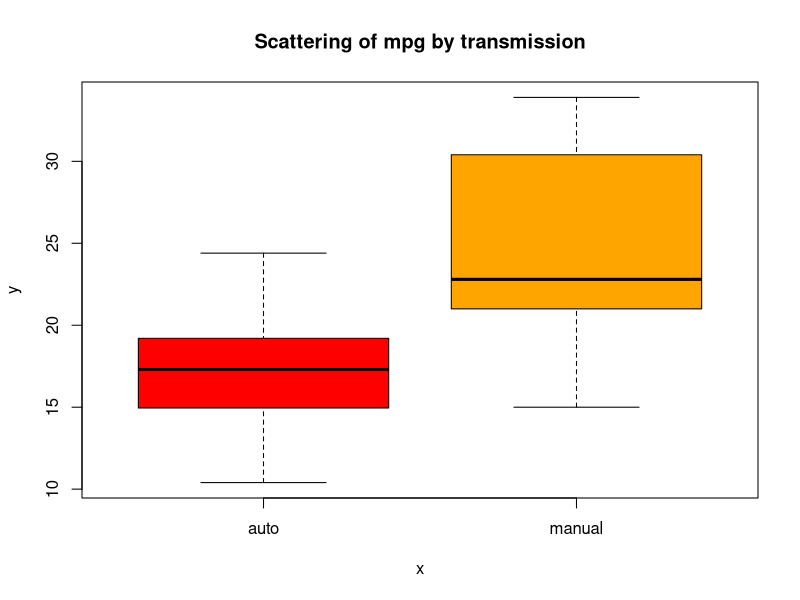
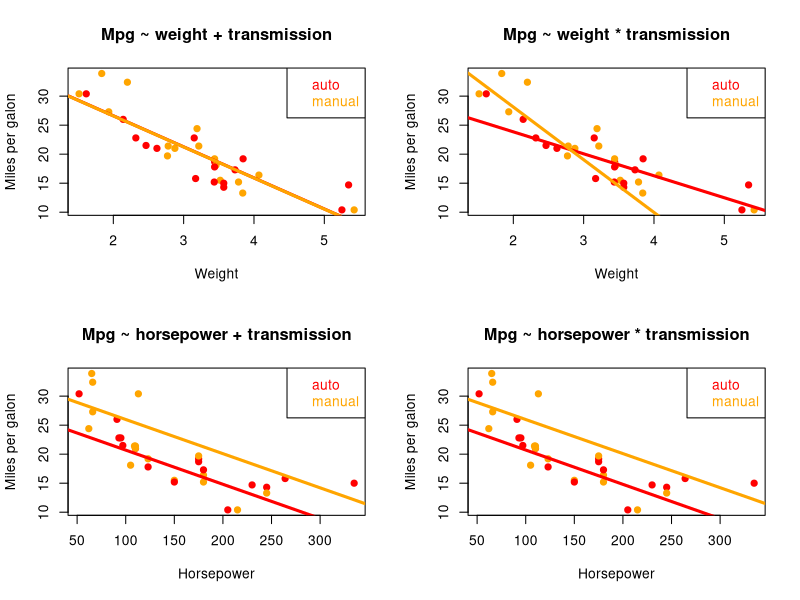
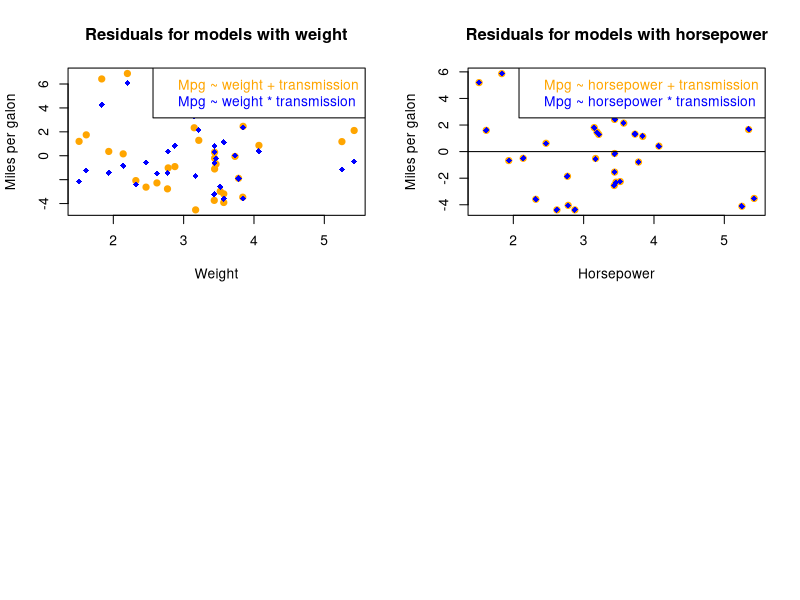

Here is the R script that generated these plots, in order:
## ---- chunk 1
data(mtcars)
mtcars$cyl <- factor(mtcars$cyl)
mtcars$am <- factor(mtcars$am)
levels(mtcars$am) <- c('auto', 'manual')
mtcars$gear <- factor(mtcars$gear)
mtcars$carb <- factor(mtcars$carb)
mtcars$vs <- factor(mtcars$vs)
levels(mtcars$vs) <- c('V', 'straight')
## ---- chunk 2
autoMtcars <- mtcars[mtcars$am == 'auto', ]
manualMtcars <- mtcars[mtcars$am == 'manual', ]

data.frame(
  model = c('Automatic', 'Manual'),
  mean = c(mean(autoMtcars$mpg), mean(manualMtcars$mpg)),
  variance = c(var(autoMtcars$mpg), var(manualMtcars$mpg))
)
## ---- chunk 3
summary.coefficients <- summary(lm(mpg ~ ., mtcars))$coefficients
summary.coefficients <- summary.coefficients[order(summary.coefficients[, 4]), ]
summary.coefficients[1:5, ]
## ---- chunk 4
wt.both.fit <- lm(mpg ~ am + wt, mtcars)
wt.interaction.fit <- lm(mpg ~ am * wt, mtcars)
hp.both.fit <- lm(mpg ~ am + hp, mtcars)
hp.interaction.fit <- lm(mpg ~ am * hp, mtcars)

data.frame(
  model = c(
    'Mpg ~ weight + transmission',
    'Mpg ~ weight * transmission',
    'Mpg ~ horsepower + transmission',
    'Mpg ~ horsepower * transmission'
  ),
  maxPValue = c(
    max(summary(wt.both.fit)$coefficient[, 4]),
    max(summary(wt.interaction.fit)$coefficient[, 4]),
    max(summary(hp.both.fit)$coefficient[, 4]),
    max(summary(hp.interaction.fit)$coefficient[, 4])
  ),
  meanPValue = c(
    mean(summary(wt.both.fit)$coefficient[, 4]),
    mean(summary(wt.interaction.fit)$coefficient[, 4]),
    mean(summary(hp.both.fit)$coefficient[, 4]),
    mean(summary(hp.interaction.fit)$coefficient[, 4])
  )
)
## ---- chunk 5
wt.both.resid <- resid(wt.both.fit)
wt.interaction.resid <- resid(wt.interaction.fit)
hp.both.resid <- resid(hp.both.fit)
hp.interaction.resid <- resid(hp.interaction.fit)

data.frame(
  model = c('Mpg ~ weight + transm', 'Mpg ~ weight * transm', 'Mpg ~ horsepower + transm', 'Mpg ~ horsepower * transm'),
  totalResiduals = c(sum(abs(wt.both.resid)), sum(abs(wt.interaction.resid)), sum(abs(hp.both.resid)), sum(abs(hp.interaction.resid))),
  meanResiduals = c(mean(wt.both.resid), mean(wt.interaction.resid), mean(hp.both.resid), mean(hp.interaction.resid)),
  varianceResiduals = c(var(wt.both.resid), var(wt.interaction.resid), var(hp.both.resid), var(hp.interaction.resid))
)
## ---- chunk 6
plot(mtcars$am, mtcars$mpg, col = c('red', 'orange'), main = 'Scattering of mpg by transmission')
## ---- chunk 7
summary(wt.both.fit)$coefficient
## ---- chunk 8
summary(wt.interaction.fit)$coefficient
## ---- chunk 9
summary(hp.both.fit)$coefficient
## ---- chunk 10
summary(hp.interaction.fit)$coefficient
## ---- chunk 11
par(mfrow = c(2, 2))
plot(mpg ~ wt, data = mtcars, pch = 19, col = c('red', 'orange'), main = 'Mpg ~ weight + transmission', xlab = 'Weight', ylab = 'Miles per galon')
abline(wt.both.fit$coef[1], wt.both.fit$coef[3], lwd = 3, col = 'red')
abline(wt.both.fit$coef[1] + wt.both.fit$coef[2], wt.both.fit$coef[3], lwd = 3, col = 'orange')
legend('topright', legend = levels(mtcars$am), text.col = c('red', 'orange'))

plot(mpg ~ wt, data = mtcars, pch = 19, col = c('red', 'orange'), main = 'Mpg ~ weight * transmission', xlab = 'Weight', ylab = 'Miles per galon')
abline(wt.interaction.fit$coef[1], wt.interaction.fit$coef[3], lwd = 3, col = 'red')
abline(
  wt.interaction.fit$coef[1] + wt.interaction.fit$coef[2],
  wt.interaction.fit$coef[3] + wt.interaction.fit$coef[4],
  lwd = 3, col = 'orange'
)
legend('topright', legend = levels(mtcars$am), text.col = c('red', 'orange'))

plot(mpg ~ hp, data = mtcars, pch = 19, col = c('red', 'orange'), main = 'Mpg ~ horsepower + transmission', xlab = 'Horsepower', ylab = 'Miles per galon')
abline(hp.both.fit$coef[1], hp.both.fit$coef[3], lwd = 3, col = 'red')
abline(hp.both.fit$coef[1] + hp.both.fit$coef[2], hp.both.fit$coef[3], lwd = 3, col = 'orange')
legend('topright', legend = levels(mtcars$am), text.col = c('red', 'orange'))

plot(mpg ~ hp, data = mtcars, pch = 19, col = c('red', 'orange'), main = 'Mpg ~ horsepower * transmission', xlab = 'Horsepower', ylab = 'Miles per galon')
abline(hp.interaction.fit$coef[1], hp.interaction.fit$coef[3], lwd = 3, col = 'red')
abline(
  hp.interaction.fit$coef[1] + hp.interaction.fit$coef[2],
  hp.interaction.fit$coef[3] + hp.interaction.fit$coef[4],
  lwd = 3, col = 'orange'
)
legend('topright', legend = levels(mtcars$am), text.col = c('red', 'orange'))
## ---- chunk 12
wt.yMin <- min(wt.both.resid, wt.interaction.resid)
wt.yMax <- max(wt.both.resid, wt.interaction.resid)

plot(mtcars$wt, wt.both.resid, col = 'orange', pch = 19, ylim = c(wt.yMin, wt.yMax), xlab = 'Weight', ylab = 'Miles per galon', main = 'Residuals for models with weight')
points(mtcars$wt, wt.interaction.resid, col = 'blue', pch = 18)
legend('topright', legend = c('Mpg ~ weight + transmission', 'Mpg ~ weight * transmission'), text.col = c('orange', 'blue'))

hp.yMin <- min(hp.both.resid, hp.interaction.resid)
hp.yMax <- max(hp.both.resid, hp.interaction.resid)

plot(mtcars$wt, hp.both.resid, col = 'orange', pch = 19, ylim = c(hp.yMin, hp.yMax), xlab = 'Horsepower', ylab = 'Miles per galon', main = 'Residuals for models with horsepower')
points(mtcars$wt, hp.interaction.resid, col = 'blue', pch = 18)
legend('topright', legend = c('Mpg ~ horsepower + transmission', 'Mpg ~ horsepower * transmission'), text.col = c('orange', 'blue'))
abline(0, 0)
